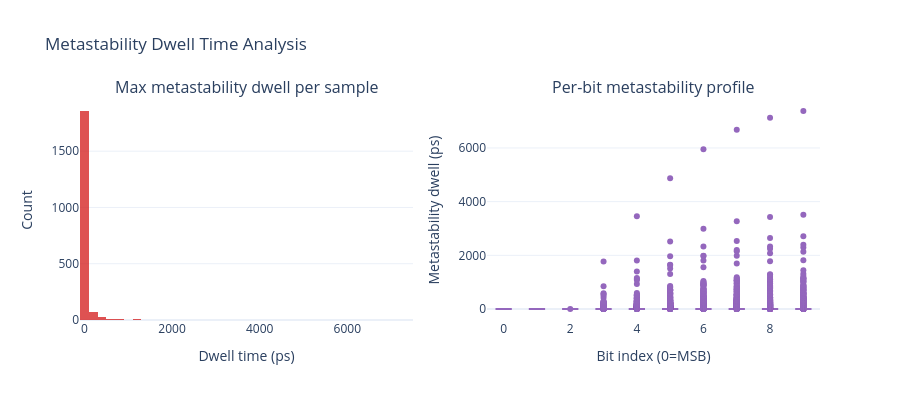

The notebook cell saved with this chart:
### Markdown cell above
### 4.3 Metastability Dwell Time Distribution

The metastability dwell time quantifies how close each bit decision comes to the metastability boundary. High dwell times signal dangerous design points.

### Code cell
meta_np = data['meta_dwell'].numpy()  # (N, N_bits)
meta_max = meta_np.max(axis=1)        # Worst bit per sample

fig_meta = make_subplots(rows=1, cols=2,
    subplot_titles=['Max metastability dwell per sample', 'Per-bit metastability profile'])

fig_meta.add_trace(go.Histogram(
    x=meta_max * 1e12,  # convert to ps
    nbinsx=40,
    name='Max dwell',
    marker_color='#d62728',
    opacity=0.8,
), row=1, col=1)

fig_meta.add_trace(go.Box(
    y=(meta_np * 1e12).flatten(),
    x=np.tile(np.arange(DESIGN.n_bits), len(meta_np)),
    name='Per-bit dwell',
    marker_color='#9467bd',
), row=1, col=2)

fig_meta.update_xaxes(title_text='Dwell time (ps)', row=1, col=1)
fig_meta.update_xaxes(title_text='Bit index (0=MSB)', row=1, col=2)
fig_meta.update_yaxes(title_text='Count', row=1, col=1)
fig_meta.update_yaxes(title_text='Metastability dwell (ps)', row=1, col=2)

fig_meta.update_layout(
    title='Metastability Dwell Time Analysis',
    template='plotly_white',
    height=400, width=900,
    showlegend=False,
)
fig_meta.show()

print(f"\nMetastability statistics (max dwell per sample):")
print(f"  Min:    {meta_max.min()*1e12:.2f} ps")
print(f"  Median: {np.median(meta_max)*1e12:.2f} ps")
print(f"  Max:    {meta_max.max()*1e12:.2f} ps")

### Figure 1 — Plotly figure (JSON) as saved in the notebook; plotly's stock layout.template omitted (floating-point values rounded to 4 significant figures; data arrays with more than 128 entries replaced by an {"elided": "..."} marker saying what was removed)
{"data": [{"marker": {"color": "#d62728"}, "name": "Max dwell", "nbinsx": 40, "opacity": 0.8, "type": "histogram", "x": {"elided": "2000 float values"}, "xaxis": "x", "yaxis": "y"}, {"marker": {"color": "#9467bd"}, "name": "Per-bit dwell", "type": "box", "x": {"elided": "20000 int values"}, "xaxis": "x2", "y": {"elided": "20000 float values"}, "yaxis": "y2"}], "layout": {"annotations": [{"font": {"size": 16}, "showarrow": false, "text": "Max metastability dwell per sample", "x": 0.225, "xanchor": "center", "xref": "paper", "y": 1, "yanchor": "bottom", "yref": "paper"}, {"font": {"size": 16}, "showarrow": false, "text": "Per-bit metastability profile", "x": 0.775, "xanchor": "center", "xref": "paper", "y": 1, "yanchor": "bottom", "yref": "paper"}], "height": 400, "showlegend": false, "title": {"text": "Metastability Dwell Time Analysis"}, "width": 900, "xaxis": {"anchor": "y", "domain": [0, 0.45], "title": {"text": "Dwell time (ps)"}}, "xaxis2": {"anchor": "y2", "domain": [0.55, 1], "title": {"text": "Bit index (0=MSB)"}}, "yaxis": {"anchor": "x", "domain": [0, 1], "title": {"text": "Count"}}, "yaxis2": {"anchor": "x2", "domain": [0, 1], "title": {"text": "Metastability dwell (ps)"}}}}
